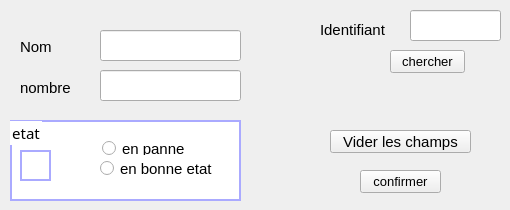
      <widget class="QWidget" name="tab_8">
       <attribute name="title">
        <string>Modifier</string>
       </attribute>
       <widget class="QPushButton" name="pb__viderM">
        <property name="geometry">
         <rect>
          <x>330</x>
          <y>130</y>
          <width>141</width>
          <height>23</height>
         </rect>
        </property>
        <property name="font">
         <font>
          <pointsize>11</pointsize>
         </font>
        </property>
        <property name="text">
         <string>Vider les champs</string>
        </property>
       </widget>
       <widget class="QLineEdit" name="nomEdit">
        <property name="geometry">
         <rect>
          <x>100</x>
          <y>30</y>
          <width>141</width>
          <height>31</height>
         </rect>
        </property>
        <property name="font">
         <font>
          <family>Bahnschrift</family>
          <pointsize>14</pointsize>
         </font>
        </property>
       </widget>
       <widget class="QLabel" name="label_15">
        <property name="geometry">
         <rect>
          <x>20</x>
          <y>80</y>
          <width>61</width>
          <height>16</height>
         </rect>
        </property>
        <property name="font">
         <font>
          <pointsize>11</pointsize>
         </font>
        </property>
        <property name="text">
         <string>nombre</string>
        </property>
       </widget>
       <widget class="QLineEdit" name="idmEdit">
        <property name="geometry">
         <rect>
          <x>410</x>
          <y>10</y>
          <width>91</width>
          <height>31</height>
         </rect>
        </property>
        <property name="text">
         <string/>
        </property>
       </widget>
       <widget class="QLabel" name="label_16">
        <property name="geometry">
         <rect>
          <x>20</x>
          <y>40</y>
          <width>47</width>
          <height>13</height>
         </rect>
        </property>
        <property name="font">
         <font>
          <pointsize>11</pointsize>
         </font>
        </property>
        <property name="text">
         <string>Nom</string>
        </property>
       </widget>
       <widget class="QLabel" name="label_17">
        <property name="geometry">
         <rect>
          <x>320</x>
          <y>20</y>
          <width>81</width>
          <height>20</height>
         </rect>
        </property>
        <property name="font">
         <font>
          <pointsize>11</pointsize>
         </font>
        </property>
        <property name="text">
         <string>Identifiant</string>
        </property>
       </widget>
       <widget class="QLineEdit" name="nombreEdit">
        <property name="geometry">
         <rect>
          <x>100</x>
          <y>70</y>
          <width>141</width>
          <height>31</height>
         </rect>
        </property>
        <property name="font">
         <font>
          <family>Bahnschrift</family>
          <pointsize>14</pointsize>
         </font>
        </property>
       </widget>
       <widget class="QPushButton" name="pb_chercherM">
        <property name="geometry">
         <rect>
          <x>390</x>
          <y>50</y>
          <width>75</width>
          <height>23</height>
         </rect>
        </property>
        <property name="font">
         <font>
          <pointsize>10</pointsize>
         </font>
        </property>
        <property name="text">
         <string>chercher</string>
        </property>
       </widget>
       <widget class="QGroupBox" name="boxEtat">
        <property name="enabled">
         <bool>true</bool>
        </property>
        <property name="geometry">
         <rect>
          <x>10</x>
          <y>120</y>
          <width>231</width>
          <height>81</height>
         </rect>
        </property>
        <property name="font">
         <font>
          <family>Bahnschrift</family>
          <pointsize>11</pointsize>
          <kerning>true</kerning>
         </font>
        </property>
        <property name="styleSheet">
         <string notr="true">border: 2px solid rgb(170, 170, 255);
background-color:white;</string>
        </property>
        <property name="title">
         <string>etat</string>
        </property>
        <widget class="QRadioButton" name="radioButton_2">
         <property name="geometry">
          <rect>
           <x>90</x>
           <y>40</y>
           <width>121</width>
           <height>17</height>
          </rect>
         </property>
         <property name="font">
          <font>
           <pointsize>11</pointsize>
          </font>
         </property>
         <property name="styleSheet">
          <string notr="true">background-color:white;
border: 0px white;</string>
         </property>
         <property name="text">
          <string>en bonne etat</string>
         </property>
        </widget>
        <widget class="QRadioButton" name="radioButton">
         <property name="geometry">
          <rect>
           <x>90</x>
           <y>20</y>
           <width>101</width>
           <height>17</height>
          </rect>
         </property>
         <property name="font">
          <font>
           <pointsize>11</pointsize>
          </font>
         </property>
         <property name="styleSheet">
          <string notr="true">border: 2px solid rgb(255, 255, 255);</string>
         </property>
         <property name="text">
          <string>en panne</string>
         </property>
        </widget>
        <widget class="QLineEdit" name="etatEdit">
         <property name="geometry">
          <rect>
           <x>10</x>
           <y>30</y>
           <width>31</width>
           <height>31</height>
          </rect>
         </property>
         <property name="font">
          <font>
           <family>Bahnschrift</family>
           <pointsize>14</pointsize>
          </font>
         </property>
        </widget>
       </widget>
       <widget class="QPushButton" name="modifier_materiel">
        <property name="geometry">
         <rect>
          <x>360</x>
          <y>170</y>
          <width>81</width>
          <height>23</height>
         </rect>
        </property>
        <property name="font">
         <font>
          <pointsize>10</pointsize>
         </font>
        </property>
        <property name="text">
         <string>confirmer</string>
        </property>
       </widget>
      </widget>
